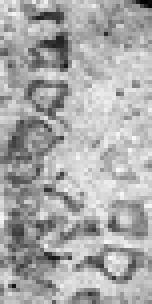
#> input picture pictures/q4/00009.jpg, 38 x 76 px, shrunk from 181 x 364 before the run, found by its file name (shown 4 times larger)
$ python main.py
#> lines starting #> are read from the running program, lines starting #| are printed output that depends on the picture
### projectIM2020_q4.py
from final_project import cv2, plt, np, find_circles
path = "pictures/"


def find_circles2(src):
     # Loads an image
    org = src.copy()
    _,src = cv2.threshold(src,109,255,cv2.THRESH_BINARY)

    gray = cv2.cvtColor(src, cv2.COLOR_BGR2GRAY)
    rows = gray.shape[0]
    # find circles in the image
    circles = cv2.HoughCircles(gray, cv2.HOUGH_GRADIENT, 1, rows / 8,param1=35, param2=35 ,minRadius=7, maxRadius=50)

    # draw the circles in the image
    if circles is not None:
        circles = np.uint16(np.around(circles))
        for i in circles[0, :]:
            center = (i[0], i[1])
            # circle center
            cv2.circle(org, center, 1, (0, 100, 100), 3)
            # circle outline
            radius = i[2]
            cv2.circle(org, center, 25, (255, 0, 255), 3)
    return org


def activate_ex4():
    pic1 = cv2.imread(path + 'q4/00009.JPG')
#> pic1 is the input picture: shape (76, 38, 3); min 2, max 249, mean 169.4
    pic2 = cv2.imread(path + 'q4/00108.JPG')
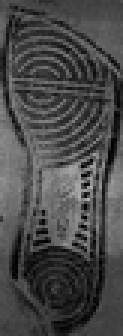
#> input picture pictures/q4/00108.jpg, 41 x 112 px, shrunk from 198 x 539 before the run, found by its file name (shown 3 times larger)
#> pic2 is the input picture: shape (112, 41, 3); min 0, max 176, mean 72.8
    org = pic1.copy()
    pic1_with_circles = find_circles2(org)
#> in find_circles2, `_,src = cv2.threshold(src,109,255,cv2.THRESH_BINARY)`:
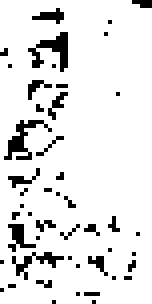
#> src: shape (76, 38, 3) (shown 4 times larger); 89.7% white; black in thin lines or dots
#> in find_circles2, `gray = cv2.cvtColor(src, cv2.COLOR_BGR2GRAY)`: gray: shape (76, 38); 89.7% white; black in thin lines or dots
#> in find_circles2, `circles = cv2.HoughCircles(gray, cv2.HOUGH_GRADIENT, 1, rows / 8,param..`: circles = None
    pic2_with_circles = find_circles(pic2)
    # shows images with and without the marked circles that found
    plt.subplot(1, 4, 1), plt.imshow(pic1,'gray')
    plt.xticks([]),plt.yticks([])
    plt.subplot(1, 4, 2), plt.imshow(pic1_with_circles,'gray')
    plt.xticks([]),plt.yticks([])
    plt.subplot(1, 4, 3), plt.imshow(pic2,'gray')
    plt.xticks([]),plt.yticks([])
    plt.subplot(1, 4, 4), plt.imshow(pic2_with_circles,'gray')
    plt.xticks([]),plt.yticks([])
    plt.show()

# [2 lines that do not run on import are left out]

### final_project.py
import glob
import cv2
import numpy as np
from matplotlib import pyplot as plt
from math import hypot


def find_circles(src):
    org = src.copy()
    kernel = np.ones((3,3),np.uint8)
    src = cv2.erode(src, kernel, iterations=1)
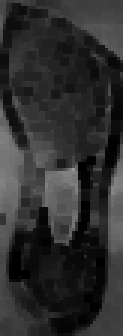
#> src: shape (112, 41, 3) (shown 3 times larger); min 0, max 151, mean 46.1
    src = cv2.dilate(src, kernel, iterations=1)
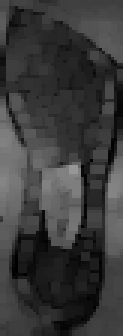
#> src: shape (112, 41, 3) (shown 3 times larger); min 0, max 151, mean 58.3

    gray = cv2.cvtColor(src, cv2.COLOR_BGR2GRAY)
#> gray: shape (112, 41)
    gray = cv2.medianBlur(gray, 3)
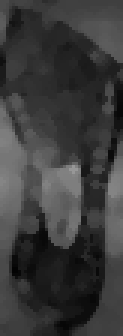
#> gray: shape (112, 41) (shown 3 times larger); min 3, max 151, mean 58.9
    rows = gray.shape[0]
#> rows = 112
    # find circles in the images
    circles = cv2.HoughCircles(gray, cv2.HOUGH_GRADIENT, 1, rows / 8,param1=45, param2=60 ,minRadius=6, maxRadius=50)
#> circles = None

    # draw the circles
    if circles is not None:
        circles = np.uint16(np.around(circles))
        for i in circles[0, :]:
            center = (i[0], i[1])
            # circle center
            cv2.circle(org, center, 1, (0, 100, 100), 3)
            # circle outline
            radius = i[2]
            cv2.circle(org, center, radius, (255, 0, 255), 3)


    return org

### main.py
import projectIM2020_q1, projectIM2020_q2, projectIM2020_q3, projectIM2020_q4
if __name__ == '__main__':
    # projectIM2020_q1.activate_ex1()
    # projectIM2020_q2.activate_ex2()
    # projectIM2020_q3.activate_ex3()
    projectIM2020_q4.activate_ex4()
